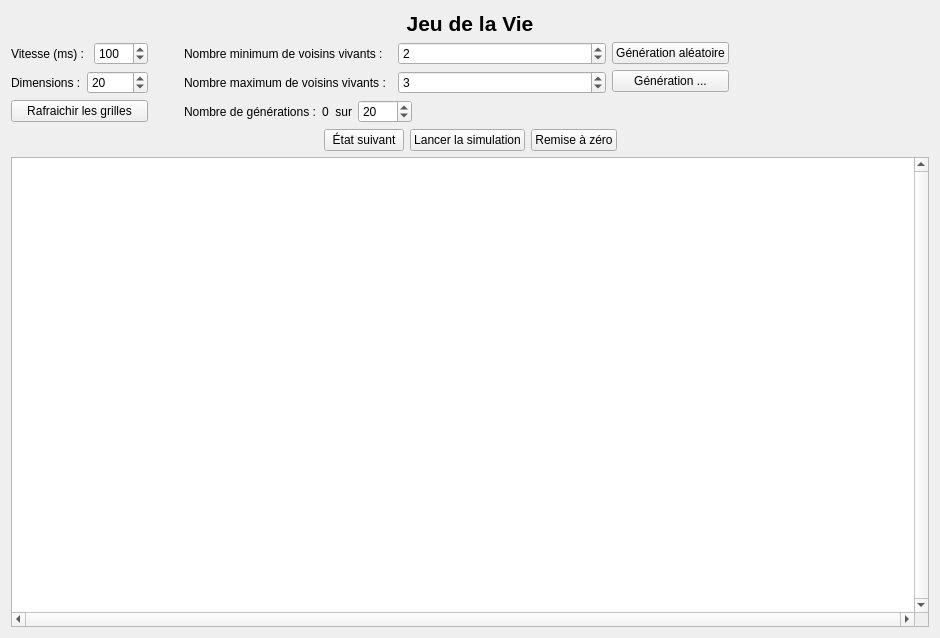
<?xml version="1.0" encoding="UTF-8"?>
<ui version="4.0">
 <class>GoLView</class>
 <widget class="QWidget" name="GoLView">
  <property name="geometry">
   <rect>
    <x>0</x>
    <y>0</y>
    <width>940</width>
    <height>638</height>
   </rect>
  </property>
  <property name="windowTitle">
   <string>Form</string>
  </property>
  <layout class="QVBoxLayout" name="verticalLayout_10">
   <item>
    <layout class="QHBoxLayout" name="horizontalLayout_8">
     <item>
      <layout class="QVBoxLayout" name="verticalLayout_2">
       <item>
        <widget class="QLabel" name="titreLabel">
         <property name="font">
          <font>
           <pointsize>16</pointsize>
           <weight>75</weight>
           <bold>true</bold>
          </font>
         </property>
         <property name="text">
          <string>Jeu de la Vie</string>
         </property>
         <property name="alignment">
          <set>Qt::AlignCenter</set>
         </property>
        </widget>
       </item>
       <item>
        <layout class="QGridLayout" name="gridLayout">
         <item row="5" column="2">
          <layout class="QHBoxLayout" name="horizontalLayout_9">
           <item>
            <widget class="QLabel" name="label_5">
             <property name="text">
              <string>Nombre de générations :</string>
             </property>
            </widget>
           </item>
           <item>
            <widget class="QLabel" name="stepsLabel">
             <property name="text">
              <string>0  sur</string>
             </property>
            </widget>
           </item>
           <item>
            <widget class="QSpinBox" name="inputSteps">
             <property name="minimum">
              <number>1</number>
             </property>
             <property name="maximum">
              <number>2000</number>
             </property>
             <property name="value">
              <number>20</number>
             </property>
            </widget>
           </item>
           <item>
            <spacer name="horizontalSpacer_7">
             <property name="orientation">
              <enum>Qt::Horizontal</enum>
             </property>
             <property name="sizeHint" stdset="0">
              <size>
               <width>500</width>
               <height>20</height>
              </size>
             </property>
            </spacer>
           </item>
          </layout>
         </item>
         <item row="0" column="1">
          <spacer name="horizontalSpacer_3">
           <property name="orientation">
            <enum>Qt::Horizontal</enum>
           </property>
           <property name="sizeType">
            <enum>QSizePolicy::Minimum</enum>
           </property>
           <property name="sizeHint" stdset="0">
            <size>
             <width>30</width>
             <height>20</height>
            </size>
           </property>
          </spacer>
         </item>
         <item row="0" column="0">
          <layout class="QVBoxLayout" name="verticalLayout_11">
           <item>
            <layout class="QHBoxLayout" name="horizontalLayout_5">
             <item>
              <widget class="QLabel" name="label_2">
               <property name="text">
                <string>Vitesse (ms) : </string>
               </property>
              </widget>
             </item>
             <item>
              <widget class="QSpinBox" name="inputSpeed">
               <property name="minimum">
                <number>50</number>
               </property>
               <property name="maximum">
                <number>1000</number>
               </property>
               <property name="singleStep">
                <number>50</number>
               </property>
               <property name="value">
                <number>100</number>
               </property>
              </widget>
             </item>
            </layout>
           </item>
           <item>
            <layout class="QHBoxLayout" name="horizontalLayout_4">
             <item>
              <widget class="QLabel" name="label">
               <property name="text">
                <string>Dimensions :</string>
               </property>
              </widget>
             </item>
             <item>
              <widget class="QSpinBox" name="inputDimensions">
               <property name="minimum">
                <number>1</number>
               </property>
               <property name="maximum">
                <number>50</number>
               </property>
               <property name="value">
                <number>20</number>
               </property>
              </widget>
             </item>
            </layout>
           </item>
          </layout>
         </item>
         <item row="0" column="4">
          <spacer name="horizontalSpacer_4">
           <property name="orientation">
            <enum>Qt::Horizontal</enum>
           </property>
           <property name="sizeType">
            <enum>QSizePolicy::Minimum</enum>
           </property>
           <property name="sizeHint" stdset="0">
            <size>
             <width>200</width>
             <height>20</height>
            </size>
           </property>
          </spacer>
         </item>
         <item row="5" column="0">
          <widget class="QPushButton" name="btnRefreshTaille">
           <property name="enabled">
            <bool>true</bool>
           </property>
           <property name="styleSheet">
            <string notr="true"/>
           </property>
           <property name="text">
            <string>Rafraichir les grilles</string>
           </property>
          </widget>
         </item>
         <item row="0" column="2">
          <layout class="QVBoxLayout" name="verticalLayout">
           <item>
            <layout class="QHBoxLayout" name="horizontalLayout_3">
             <item>
              <widget class="QLabel" name="label_3">
               <property name="text">
                <string>Nombre minimum de voisins vivants :</string>
               </property>
              </widget>
             </item>
             <item>
              <widget class="QSpinBox" name="inputVoisinsMin">
               <property name="maximum">
                <number>8</number>
               </property>
               <property name="value">
                <number>2</number>
               </property>
              </widget>
             </item>
            </layout>
           </item>
           <item>
            <layout class="QHBoxLayout" name="horizontalLayout_7">
             <item>
              <widget class="QLabel" name="label_4">
               <property name="text">
                <string>Nombre maximum de voisins vivants :</string>
               </property>
              </widget>
             </item>
             <item>
              <widget class="QSpinBox" name="inputVoisinsMax">
               <property name="maximum">
                <number>8</number>
               </property>
               <property name="value">
                <number>3</number>
               </property>
              </widget>
             </item>
            </layout>
           </item>
          </layout>
         </item>
         <item row="0" column="3">
          <layout class="QVBoxLayout" name="verticalLayout_3">
           <item>
            <widget class="QPushButton" name="btnGenRandom">
             <property name="text">
              <string>Génération aléatoire</string>
             </property>
            </widget>
           </item>
           <item>
            <widget class="QPushButton" name="pushButton_2">
             <property name="text">
              <string>Génération ...</string>
             </property>
            </widget>
           </item>
          </layout>
         </item>
        </layout>
       </item>
       <item>
        <layout class="QHBoxLayout" name="horizontalLayout">
         <item>
          <spacer name="horizontalSpacer">
           <property name="orientation">
            <enum>Qt::Horizontal</enum>
           </property>
           <property name="sizeHint" stdset="0">
            <size>
             <width>40</width>
             <height>20</height>
            </size>
           </property>
          </spacer>
         </item>
         <item>
          <widget class="QPushButton" name="btnNext">
           <property name="text">
            <string>État suivant</string>
           </property>
          </widget>
         </item>
         <item>
          <widget class="QPushButton" name="btnPlay">
           <property name="enabled">
            <bool>true</bool>
           </property>
           <property name="text">
            <string>Lancer la simulation</string>
           </property>
          </widget>
         </item>
         <item>
          <widget class="QPushButton" name="btnReset">
           <property name="text">
            <string>Remise à zéro</string>
           </property>
          </widget>
         </item>
         <item>
          <spacer name="horizontalSpacer_2">
           <property name="orientation">
            <enum>Qt::Horizontal</enum>
           </property>
           <property name="sizeHint" stdset="0">
            <size>
             <width>40</width>
             <height>20</height>
            </size>
           </property>
          </spacer>
         </item>
        </layout>
       </item>
       <item>
        <widget class="QTableWidget" name="grille">
         <property name="verticalScrollBarPolicy">
          <enum>Qt::ScrollBarAlwaysOn</enum>
         </property>
         <property name="horizontalScrollBarPolicy">
          <enum>Qt::ScrollBarAlwaysOn</enum>
         </property>
         <attribute name="horizontalHeaderVisible">
          <bool>false</bool>
         </attribute>
         <attribute name="verticalHeaderVisible">
          <bool>false</bool>
         </attribute>
        </widget>
       </item>
      </layout>
     </item>
    </layout>
   </item>
  </layout>
 </widget>
 <resources/>
 <connections/>
</ui>
